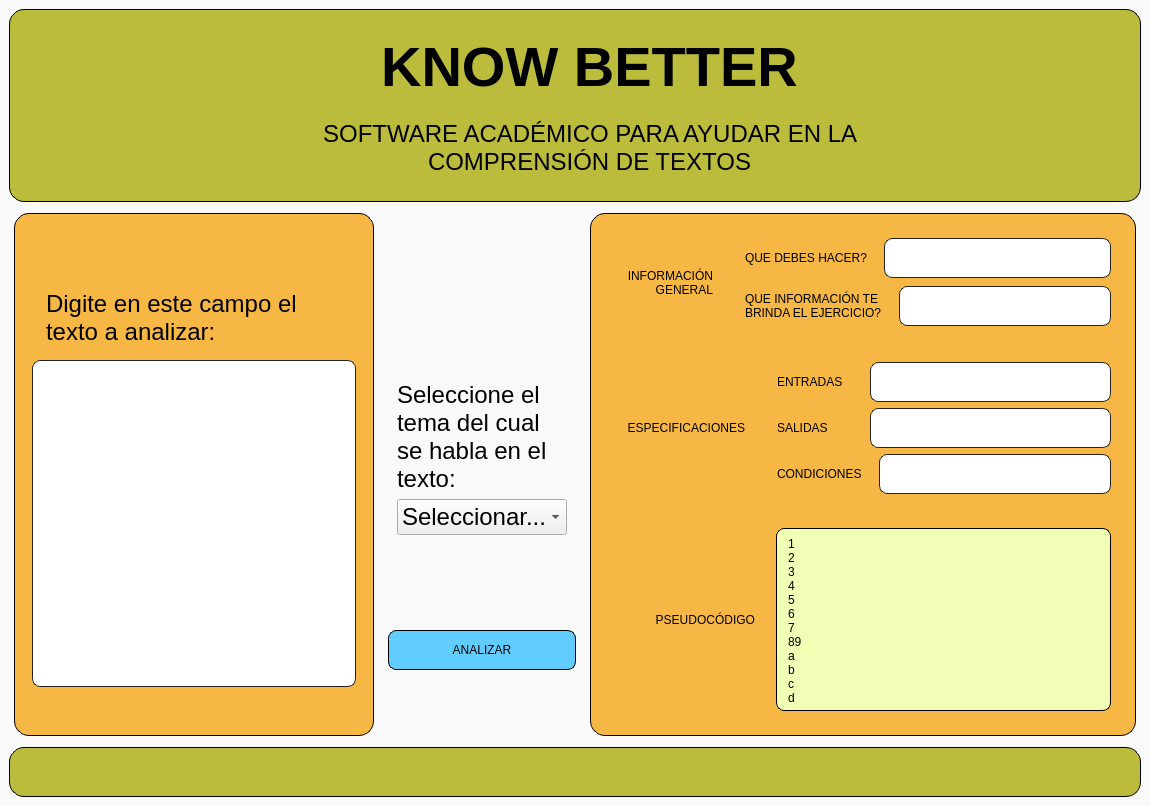
<?xml version="1.0" encoding="UTF-8"?>
<ui version="4.0">
 <class>MainWindow</class>
 <widget class="QMainWindow" name="MainWindow">
  <property name="geometry">
   <rect>
    <x>0</x>
    <y>0</y>
    <width>1150</width>
    <height>806</height>
   </rect>
  </property>
  <property name="minimumSize">
   <size>
    <width>1150</width>
    <height>800</height>
   </size>
  </property>
  <property name="windowTitle">
   <string>MainWindow</string>
  </property>
  <property name="styleSheet">
   <string notr="true">QMainWindow{
	padding: 8px 8px 8px 8px;
	background: #f9f9f9;
}</string>
  </property>
  <widget class="QWidget" name="centralwidget">
   <property name="enabled">
    <bool>true</bool>
   </property>
   <layout class="QVBoxLayout" name="verticalLayout_2">
    <item>
     <widget class="QFrame" name="Header">
      <property name="enabled">
       <bool>true</bool>
      </property>
      <property name="minimumSize">
       <size>
        <width>0</width>
        <height>150</height>
       </size>
      </property>
      <property name="styleSheet">
       <string notr="true">
	padding: 8px 8px 8px 8px;
	background: #bbbc3b;
	border-color: #000000;
	border-width: 1px;
	border-style: solid;
	border-radius: 15px 15px 15px 15px;
</string>
      </property>
      <property name="frameShape">
       <enum>QFrame::StyledPanel</enum>
      </property>
      <property name="frameShadow">
       <enum>QFrame::Raised</enum>
      </property>
      <layout class="QHBoxLayout" name="horizontalLayout_14">
       <item>
        <layout class="QHBoxLayout" name="horizontalLayout_13">
         <item>
          <widget class="QLabel" name="label_16">
           <property name="sizePolicy">
            <sizepolicy hsizetype="Fixed" vsizetype="Fixed">
             <horstretch>0</horstretch>
             <verstretch>0</verstretch>
            </sizepolicy>
           </property>
           <property name="styleSheet">
            <string notr="true">border:0px;</string>
           </property>
           <property name="text">
            <string/>
           </property>
           <property name="pixmap">
            <pixmap resource="logo-header.qrc">:/newPrefix/IMAGES/header-utp-logo.png</pixmap>
           </property>
           <property name="scaledContents">
            <bool>true</bool>
           </property>
           <property name="textInteractionFlags">
            <set>Qt::LinksAccessibleByMouse</set>
           </property>
          </widget>
         </item>
         <item>
          <spacer name="horizontalSpacer">
           <property name="orientation">
            <enum>Qt::Horizontal</enum>
           </property>
           <property name="sizeHint" stdset="0">
            <size>
             <width>40</width>
             <height>20</height>
            </size>
           </property>
          </spacer>
         </item>
         <item>
          <layout class="QVBoxLayout" name="verticalLayout_12">
           <item>
            <widget class="QLabel" name="label_17">
             <property name="font">
              <font>
               <pointsize>42</pointsize>
               <weight>75</weight>
               <bold>true</bold>
              </font>
             </property>
             <property name="styleSheet">
              <string notr="true">border:0px;</string>
             </property>
             <property name="text">
              <string>KNOW BETTER</string>
             </property>
             <property name="alignment">
              <set>Qt::AlignCenter</set>
             </property>
            </widget>
           </item>
           <item>
            <widget class="QLabel" name="label_18">
             <property name="font">
              <font>
               <pointsize>18</pointsize>
               <weight>50</weight>
               <bold>false</bold>
              </font>
             </property>
             <property name="styleSheet">
              <string notr="true">border:0px;</string>
             </property>
             <property name="text">
              <string>SOFTWARE ACADÉMICO PARA AYUDAR EN LA COMPRENSIÓN DE TEXTOS</string>
             </property>
             <property name="alignment">
              <set>Qt::AlignCenter</set>
             </property>
             <property name="wordWrap">
              <bool>true</bool>
             </property>
            </widget>
           </item>
          </layout>
         </item>
         <item>
          <spacer name="horizontalSpacer_2">
           <property name="orientation">
            <enum>Qt::Horizontal</enum>
           </property>
           <property name="sizeHint" stdset="0">
            <size>
             <width>40</width>
             <height>20</height>
            </size>
           </property>
          </spacer>
         </item>
        </layout>
       </item>
      </layout>
     </widget>
    </item>
    <item>
     <widget class="QFrame" name="Body">
      <property name="minimumSize">
       <size>
        <width>0</width>
        <height>520</height>
       </size>
      </property>
      <property name="frameShape">
       <enum>QFrame::NoFrame</enum>
      </property>
      <property name="frameShadow">
       <enum>QFrame::Raised</enum>
      </property>
      <layout class="QHBoxLayout" name="horizontalLayout_3">
       <property name="spacing">
        <number>5</number>
       </property>
       <property name="leftMargin">
        <number>5</number>
       </property>
       <property name="topMargin">
        <number>5</number>
       </property>
       <property name="rightMargin">
        <number>5</number>
       </property>
       <property name="bottomMargin">
        <number>5</number>
       </property>
       <item>
        <widget class="QFrame" name="Input_text_frame">
         <property name="minimumSize">
          <size>
           <width>360</width>
           <height>0</height>
          </size>
         </property>
         <property name="maximumSize">
          <size>
           <width>350</width>
           <height>16777215</height>
          </size>
         </property>
         <property name="styleSheet">
          <string notr="true">
	padding: 8px 8px 8px 8px;
	opacity: 85%;
	background: #f7b744;
	border-color: #000000;
	border-width: 1px;
	border-style: solid;
	border-radius: 15px 15px 15px 15px;
</string>
         </property>
         <property name="frameShape">
          <enum>QFrame::StyledPanel</enum>
         </property>
         <property name="frameShadow">
          <enum>QFrame::Raised</enum>
         </property>
         <layout class="QVBoxLayout" name="verticalLayout_4">
          <property name="topMargin">
           <number>60</number>
          </property>
          <property name="bottomMargin">
           <number>40</number>
          </property>
          <item>
           <widget class="QLabel" name="label">
            <property name="font">
             <font>
              <pointsize>18</pointsize>
              <weight>50</weight>
              <bold>false</bold>
              <kerning>true</kerning>
             </font>
            </property>
            <property name="styleSheet">
             <string notr="true">QLabel {
	border: 0px;
}</string>
            </property>
            <property name="frameShape">
             <enum>QFrame::NoFrame</enum>
            </property>
            <property name="lineWidth">
             <number>0</number>
            </property>
            <property name="text">
             <string>Digite en este campo el texto a analizar:</string>
            </property>
            <property name="wordWrap">
             <bool>true</bool>
            </property>
           </widget>
          </item>
          <item>
           <widget class="QPlainTextEdit" name="plainTextEdit">
            <property name="maximumSize">
             <size>
              <width>410</width>
              <height>16777215</height>
             </size>
            </property>
            <property name="font">
             <font>
              <family>Helvetica</family>
              <pointsize>-1</pointsize>
              <weight>50</weight>
              <bold>false</bold>
             </font>
            </property>
            <property name="styleSheet">
             <string notr="true">QPlainTextEdit{
	padding: 4px 8px 4px 8px;
    background: #ffffff;
    color: #00000;
    border-color: #232323;
    border-width: 1px;
    border-style: solid;
    border-radius: 8px 8px 8px 8px;
    font-family: &quot;Helvetica&quot;;
    font-weight: 400;
    font-size: 14px;
    line-height: 1.3;
    text-align: left;
}</string>
            </property>
            <property name="readOnly">
             <bool>false</bool>
            </property>
            <property name="plainText">
             <string/>
            </property>
            <property name="overwriteMode">
             <bool>false</bool>
            </property>
            <property name="backgroundVisible">
             <bool>true</bool>
            </property>
            <property name="placeholderText">
             <string>Digite el enunciado a ser analizado</string>
            </property>
           </widget>
          </item>
         </layout>
        </widget>
       </item>
       <item>
        <widget class="QFrame" name="Category_and_search">
         <property name="minimumSize">
          <size>
           <width>100</width>
           <height>0</height>
          </size>
         </property>
         <property name="maximumSize">
          <size>
           <width>250</width>
           <height>16777215</height>
          </size>
         </property>
         <property name="frameShape">
          <enum>QFrame::NoFrame</enum>
         </property>
         <property name="frameShadow">
          <enum>QFrame::Raised</enum>
         </property>
         <layout class="QVBoxLayout" name="verticalLayout_5">
          <item>
           <spacer name="verticalSpacer">
            <property name="orientation">
             <enum>Qt::Vertical</enum>
            </property>
            <property name="sizeType">
             <enum>QSizePolicy::Expanding</enum>
            </property>
            <property name="sizeHint" stdset="0">
             <size>
              <width>20</width>
              <height>150</height>
             </size>
            </property>
           </spacer>
          </item>
          <item>
           <widget class="QFrame" name="frame">
            <property name="frameShape">
             <enum>QFrame::NoFrame</enum>
            </property>
            <property name="frameShadow">
             <enum>QFrame::Raised</enum>
            </property>
            <layout class="QVBoxLayout" name="verticalLayout_3">
             <item>
              <widget class="QLabel" name="label_2">
               <property name="enabled">
                <bool>true</bool>
               </property>
               <property name="sizePolicy">
                <sizepolicy hsizetype="Preferred" vsizetype="Expanding">
                 <horstretch>0</horstretch>
                 <verstretch>0</verstretch>
                </sizepolicy>
               </property>
               <property name="minimumSize">
                <size>
                 <width>0</width>
                 <height>10</height>
                </size>
               </property>
               <property name="font">
                <font>
                 <pointsize>18</pointsize>
                </font>
               </property>
               <property name="styleSheet">
                <string notr="true"/>
               </property>
               <property name="text">
                <string>Seleccione el tema del cual se habla en el texto:</string>
               </property>
               <property name="wordWrap">
                <bool>true</bool>
               </property>
               <property name="margin">
                <number>0</number>
               </property>
               <property name="indent">
                <number>0</number>
               </property>
              </widget>
             </item>
             <item>
              <widget class="QComboBox" name="comboBox">
               <property name="sizePolicy">
                <sizepolicy hsizetype="Preferred" vsizetype="Expanding">
                 <horstretch>0</horstretch>
                 <verstretch>0</verstretch>
                </sizepolicy>
               </property>
               <property name="minimumSize">
                <size>
                 <width>0</width>
                 <height>0</height>
                </size>
               </property>
               <property name="font">
                <font>
                 <pointsize>18</pointsize>
                </font>
               </property>
               <property name="styleSheet">
                <string notr="true"/>
               </property>
               <property name="currentIndex">
                <number>0</number>
               </property>
               <property name="maxVisibleItems">
                <number>15</number>
               </property>
               <property name="insertPolicy">
                <enum>QComboBox::InsertAtCurrent</enum>
               </property>
               <item>
                <property name="text">
                 <string>Seleccionar...</string>
                </property>
               </item>
              </widget>
             </item>
            </layout>
           </widget>
          </item>
          <item>
           <spacer name="verticalSpacer_2">
            <property name="orientation">
             <enum>Qt::Vertical</enum>
            </property>
            <property name="sizeType">
             <enum>QSizePolicy::Fixed</enum>
            </property>
            <property name="sizeHint" stdset="0">
             <size>
              <width>20</width>
              <height>80</height>
             </size>
            </property>
           </spacer>
          </item>
          <item>
           <widget class="QPushButton" name="pushButton">
            <property name="minimumSize">
             <size>
              <width>130</width>
              <height>40</height>
             </size>
            </property>
            <property name="styleSheet">
             <string notr="true">QPushButton {
    border: 1px rounded #555;
    border-radius: 8px;
    border-style: outset;
    background: rgb(97, 205, 255);
	padding: 5 px;
    }

QPushButton:hover {
    background: rgba(75, 141, 255, 219)
    }

QPushButton:pressed {
    border-style: inset;
    background: rgb(214, 218, 218)
    }
</string>
            </property>
            <property name="text">
             <string>ANALIZAR</string>
            </property>
           </widget>
          </item>
          <item>
           <spacer name="verticalSpacer_3">
            <property name="orientation">
             <enum>Qt::Vertical</enum>
            </property>
            <property name="sizeHint" stdset="0">
             <size>
              <width>20</width>
              <height>40</height>
             </size>
            </property>
           </spacer>
          </item>
         </layout>
        </widget>
       </item>
       <item>
        <widget class="QFrame" name="Show_analysis_frame">
         <property name="styleSheet">
          <string notr="true">
	padding: 8px 8px 8px 8px;
	opacity: 85%;
	background: #f7b744;
	border-color: #000000;
	border-width: 1px;
	border-style: solid;
	border-radius: 15px 15px 15px 15px;
</string>
         </property>
         <property name="frameShape">
          <enum>QFrame::StyledPanel</enum>
         </property>
         <property name="frameShadow">
          <enum>QFrame::Raised</enum>
         </property>
         <layout class="QVBoxLayout" name="verticalLayout_7">
          <property name="spacing">
           <number>2</number>
          </property>
          <property name="topMargin">
           <number>0</number>
          </property>
          <property name="rightMargin">
           <number>0</number>
          </property>
          <property name="bottomMargin">
           <number>0</number>
          </property>
          <item>
           <widget class="QFrame" name="frame_2">
            <property name="sizePolicy">
             <sizepolicy hsizetype="Preferred" vsizetype="Fixed">
              <horstretch>0</horstretch>
              <verstretch>0</verstretch>
             </sizepolicy>
            </property>
            <property name="maximumSize">
             <size>
              <width>16777215</width>
              <height>135</height>
             </size>
            </property>
            <property name="styleSheet">
             <string notr="true">border: 0px;</string>
            </property>
            <property name="frameShape">
             <enum>QFrame::NoFrame</enum>
            </property>
            <property name="frameShadow">
             <enum>QFrame::Raised</enum>
            </property>
            <layout class="QHBoxLayout" name="horizontalLayout_5">
             <property name="spacing">
              <number>2</number>
             </property>
             <property name="leftMargin">
              <number>0</number>
             </property>
             <property name="topMargin">
              <number>0</number>
             </property>
             <property name="rightMargin">
              <number>0</number>
             </property>
             <property name="bottomMargin">
              <number>0</number>
             </property>
             <item>
              <widget class="QLabel" name="label_3">
               <property name="sizePolicy">
                <sizepolicy hsizetype="Expanding" vsizetype="Preferred">
                 <horstretch>0</horstretch>
                 <verstretch>0</verstretch>
                </sizepolicy>
               </property>
               <property name="maximumSize">
                <size>
                 <width>150</width>
                 <height>55</height>
                </size>
               </property>
               <property name="frameShape">
                <enum>QFrame::Box</enum>
               </property>
               <property name="text">
                <string>INFORMACIÓN GENERAL</string>
               </property>
               <property name="scaledContents">
                <bool>false</bool>
               </property>
               <property name="alignment">
                <set>Qt::AlignRight|Qt::AlignTrailing|Qt::AlignVCenter</set>
               </property>
               <property name="wordWrap">
                <bool>true</bool>
               </property>
              </widget>
             </item>
             <item>
              <widget class="QFrame" name="frame_5">
               <property name="sizePolicy">
                <sizepolicy hsizetype="Expanding" vsizetype="Preferred">
                 <horstretch>0</horstretch>
                 <verstretch>0</verstretch>
                </sizepolicy>
               </property>
               <property name="styleSheet">
                <string notr="true">QPlainTextEdit{
	padding: 4px 8px 4px 8px;
    background: #ffffff;
    color: #00000;
    border-color: #232323;
    border-width: 1px;
    border-style: solid;
    border-radius: 8px 8px 8px 8px;
    font-family: &quot;Helvetica&quot;;
    font-weight: 400;
    font-size: 14px;
    line-height: 1.3;
    text-align: left;
}</string>
               </property>
               <property name="frameShape">
                <enum>QFrame::StyledPanel</enum>
               </property>
               <property name="frameShadow">
                <enum>QFrame::Raised</enum>
               </property>
               <layout class="QVBoxLayout" name="verticalLayout_6">
                <property name="spacing">
                 <number>-1</number>
                </property>
                <property name="leftMargin">
                 <number>0</number>
                </property>
                <property name="topMargin">
                 <number>0</number>
                </property>
                <property name="rightMargin">
                 <number>0</number>
                </property>
                <property name="bottomMargin">
                 <number>0</number>
                </property>
                <item>
                 <layout class="QVBoxLayout" name="verticalLayout">
                  <item>
                   <layout class="QHBoxLayout" name="horizontalLayout_6">
                    <item>
                     <widget class="QLabel" name="label_11">
                      <property name="text">
                       <string>QUE DEBES HACER?</string>
                      </property>
                      <property name="wordWrap">
                       <bool>false</bool>
                      </property>
                     </widget>
                    </item>
                    <item>
                     <widget class="QPlainTextEdit" name="plainTextEdit_3">
                      <property name="sizePolicy">
                       <sizepolicy hsizetype="Expanding" vsizetype="Fixed">
                        <horstretch>0</horstretch>
                        <verstretch>0</verstretch>
                       </sizepolicy>
                      </property>
                      <property name="minimumSize">
                       <size>
                        <width>0</width>
                        <height>40</height>
                       </size>
                      </property>
                      <property name="maximumSize">
                       <size>
                        <width>16777215</width>
                        <height>40</height>
                       </size>
                      </property>
                      <property name="styleSheet">
                       <string notr="true">padding-top: 1px;
padding-bottom: 1px;
padding-right: 15px;


</string>
                      </property>
                      <property name="verticalScrollBarPolicy">
                       <enum>Qt::ScrollBarAlwaysOff</enum>
                      </property>
                      <property name="sizeAdjustPolicy">
                       <enum>QAbstractScrollArea::AdjustToContents</enum>
                      </property>
                      <property name="overwriteMode">
                       <bool>false</bool>
                      </property>
                     </widget>
                    </item>
                   </layout>
                  </item>
                  <item>
                   <layout class="QHBoxLayout" name="horizontalLayout_7">
                    <item>
                     <widget class="QLabel" name="label_12">
                      <property name="text">
                       <string>QUE INFORMACIÓN TE 
BRINDA EL EJERCICIO?</string>
                      </property>
                      <property name="wordWrap">
                       <bool>false</bool>
                      </property>
                     </widget>
                    </item>
                    <item>
                     <widget class="QPlainTextEdit" name="plainTextEdit_4">
                      <property name="sizePolicy">
                       <sizepolicy hsizetype="Expanding" vsizetype="Fixed">
                        <horstretch>0</horstretch>
                        <verstretch>0</verstretch>
                       </sizepolicy>
                      </property>
                      <property name="minimumSize">
                       <size>
                        <width>0</width>
                        <height>40</height>
                       </size>
                      </property>
                      <property name="maximumSize">
                       <size>
                        <width>16777215</width>
                        <height>40</height>
                       </size>
                      </property>
                      <property name="styleSheet">
                       <string notr="true">padding-top: 1px;
padding-bottom: 1px;
padding-right: 15px;


</string>
                      </property>
                      <property name="verticalScrollBarPolicy">
                       <enum>Qt::ScrollBarAlwaysOff</enum>
                      </property>
                     </widget>
                    </item>
                   </layout>
                  </item>
                 </layout>
                </item>
               </layout>
              </widget>
             </item>
            </layout>
           </widget>
          </item>
          <item>
           <widget class="QFrame" name="frame_3">
            <property name="sizePolicy">
             <sizepolicy hsizetype="Expanding" vsizetype="Fixed">
              <horstretch>0</horstretch>
              <verstretch>0</verstretch>
             </sizepolicy>
            </property>
            <property name="maximumSize">
             <size>
              <width>16777215</width>
              <height>185</height>
             </size>
            </property>
            <property name="styleSheet">
             <string notr="true">border: 0px;</string>
            </property>
            <property name="frameShape">
             <enum>QFrame::NoFrame</enum>
            </property>
            <property name="frameShadow">
             <enum>QFrame::Raised</enum>
            </property>
            <layout class="QHBoxLayout" name="horizontalLayout">
             <property name="spacing">
              <number>2</number>
             </property>
             <property name="leftMargin">
              <number>0</number>
             </property>
             <property name="topMargin">
              <number>0</number>
             </property>
             <property name="rightMargin">
              <number>0</number>
             </property>
             <property name="bottomMargin">
              <number>0</number>
             </property>
             <item>
              <widget class="QLabel" name="label_4">
               <property name="sizePolicy">
                <sizepolicy hsizetype="Expanding" vsizetype="Preferred">
                 <horstretch>0</horstretch>
                 <verstretch>0</verstretch>
                </sizepolicy>
               </property>
               <property name="maximumSize">
                <size>
                 <width>150</width>
                 <height>55</height>
                </size>
               </property>
               <property name="text">
                <string>ESPECIFICACIONES</string>
               </property>
               <property name="alignment">
                <set>Qt::AlignRight|Qt::AlignTrailing|Qt::AlignVCenter</set>
               </property>
              </widget>
             </item>
             <item>
              <widget class="QFrame" name="frame_6">
               <property name="styleSheet">
                <string notr="true">QPlainTextEdit{
	padding: 4px 8px 4px 8px;
    background: #ffffff;
    color: #00000;
    border-color: #232323;
    border-width: 1px;
    border-style: solid;
    border-radius: 8px 8px 8px 8px;
    font-family: &quot;Helvetica&quot;;
    font-weight: 400;
    font-size: 14px;
    line-height: 1.3;
    text-align: left;
}</string>
               </property>
               <property name="frameShape">
                <enum>QFrame::StyledPanel</enum>
               </property>
               <property name="frameShadow">
                <enum>QFrame::Raised</enum>
               </property>
               <layout class="QVBoxLayout" name="verticalLayout_9">
                <property name="spacing">
                 <number>-1</number>
                </property>
                <property name="leftMargin">
                 <number>0</number>
                </property>
                <property name="topMargin">
                 <number>0</number>
                </property>
                <property name="rightMargin">
                 <number>0</number>
                </property>
                <property name="bottomMargin">
                 <number>0</number>
                </property>
                <item>
                 <layout class="QVBoxLayout" name="verticalLayout_8">
                  <item>
                   <layout class="QHBoxLayout" name="horizontalLayout_8">
                    <item>
                     <widget class="QLabel" name="label_13">
                      <property name="text">
                       <string>ENTRADAS</string>
                      </property>
                     </widget>
                    </item>
                    <item>
                     <spacer name="horizontalSpacer_3">
                      <property name="orientation">
                       <enum>Qt::Horizontal</enum>
                      </property>
                      <property name="sizeType">
                       <enum>QSizePolicy::Fixed</enum>
                      </property>
                      <property name="sizeHint" stdset="0">
                       <size>
                        <width>10</width>
                        <height>15</height>
                       </size>
                      </property>
                     </spacer>
                    </item>
                    <item>
                     <widget class="QPlainTextEdit" name="plainTextEdit_5">
                      <property name="sizePolicy">
                       <sizepolicy hsizetype="Expanding" vsizetype="Fixed">
                        <horstretch>0</horstretch>
                        <verstretch>0</verstretch>
                       </sizepolicy>
                      </property>
                      <property name="minimumSize">
                       <size>
                        <width>0</width>
                        <height>40</height>
                       </size>
                      </property>
                      <property name="maximumSize">
                       <size>
                        <width>16777215</width>
                        <height>40</height>
                       </size>
                      </property>
                      <property name="styleSheet">
                       <string notr="true">padding-top: 1px;
padding-bottom: 1px;
padding-right: 15px;


</string>
                      </property>
                      <property name="verticalScrollBarPolicy">
                       <enum>Qt::ScrollBarAlwaysOff</enum>
                      </property>
                     </widget>
                    </item>
                   </layout>
                  </item>
                  <item>
                   <layout class="QHBoxLayout" name="horizontalLayout_9">
                    <item>
                     <widget class="QLabel" name="label_14">
                      <property name="text">
                       <string>SALIDAS</string>
                      </property>
                     </widget>
                    </item>
                    <item>
                     <spacer name="horizontalSpacer_4">
                      <property name="orientation">
                       <enum>Qt::Horizontal</enum>
                      </property>
                      <property name="sizeType">
                       <enum>QSizePolicy::Fixed</enum>
                      </property>
                      <property name="sizeHint" stdset="0">
                       <size>
                        <width>25</width>
                        <height>20</height>
                       </size>
                      </property>
                     </spacer>
                    </item>
                    <item>
                     <widget class="QPlainTextEdit" name="plainTextEdit_6">
                      <property name="sizePolicy">
                       <sizepolicy hsizetype="Expanding" vsizetype="Fixed">
                        <horstretch>0</horstretch>
                        <verstretch>0</verstretch>
                       </sizepolicy>
                      </property>
                      <property name="minimumSize">
                       <size>
                        <width>0</width>
                        <height>40</height>
                       </size>
                      </property>
                      <property name="maximumSize">
                       <size>
                        <width>16777215</width>
                        <height>40</height>
                       </size>
                      </property>
                      <property name="styleSheet">
                       <string notr="true">padding-top: 1px;
padding-bottom: 1px;
padding-right: 15px;


</string>
                      </property>
                      <property name="verticalScrollBarPolicy">
                       <enum>Qt::ScrollBarAlwaysOff</enum>
                      </property>
                      <property name="centerOnScroll">
                       <bool>false</bool>
                      </property>
                     </widget>
                    </item>
                   </layout>
                  </item>
                  <item>
                   <layout class="QHBoxLayout" name="horizontalLayout_10">
                    <item>
                     <widget class="QLabel" name="label_15">
                      <property name="text">
                       <string>CONDICIONES</string>
                      </property>
                     </widget>
                    </item>
                    <item>
                     <widget class="QPlainTextEdit" name="plainTextEdit_7">
                      <property name="sizePolicy">
                       <sizepolicy hsizetype="Expanding" vsizetype="Fixed">
                        <horstretch>0</horstretch>
                        <verstretch>0</verstretch>
                       </sizepolicy>
                      </property>
                      <property name="minimumSize">
                       <size>
                        <width>0</width>
                        <height>40</height>
                       </size>
                      </property>
                      <property name="maximumSize">
                       <size>
                        <width>16777215</width>
                        <height>40</height>
                       </size>
                      </property>
                      <property name="styleSheet">
                       <string notr="true">padding-top: 1px;
padding-bottom: 1px;
padding-right: 15px;


</string>
                      </property>
                      <property name="verticalScrollBarPolicy">
                       <enum>Qt::ScrollBarAlwaysOff</enum>
                      </property>
                     </widget>
                    </item>
                   </layout>
                  </item>
                 </layout>
                </item>
               </layout>
              </widget>
             </item>
            </layout>
           </widget>
          </item>
          <item>
           <widget class="QFrame" name="frame_4">
            <property name="sizePolicy">
             <sizepolicy hsizetype="Expanding" vsizetype="Preferred">
              <horstretch>0</horstretch>
              <verstretch>0</verstretch>
             </sizepolicy>
            </property>
            <property name="styleSheet">
             <string notr="true">border: 0px;</string>
            </property>
            <property name="frameShape">
             <enum>QFrame::NoFrame</enum>
            </property>
            <property name="frameShadow">
             <enum>QFrame::Raised</enum>
            </property>
            <layout class="QHBoxLayout" name="horizontalLayout_4">
             <property name="spacing">
              <number>2</number>
             </property>
             <property name="leftMargin">
              <number>0</number>
             </property>
             <property name="topMargin">
              <number>0</number>
             </property>
             <property name="rightMargin">
              <number>0</number>
             </property>
             <property name="bottomMargin">
              <number>0</number>
             </property>
             <item>
              <widget class="QLabel" name="label_5">
               <property name="sizePolicy">
                <sizepolicy hsizetype="Expanding" vsizetype="Preferred">
                 <horstretch>0</horstretch>
                 <verstretch>0</verstretch>
                </sizepolicy>
               </property>
               <property name="maximumSize">
                <size>
                 <width>150</width>
                 <height>55</height>
                </size>
               </property>
               <property name="text">
                <string>PSEUDOCÓDIGO</string>
               </property>
               <property name="alignment">
                <set>Qt::AlignRight|Qt::AlignTrailing|Qt::AlignVCenter</set>
               </property>
              </widget>
             </item>
             <item>
              <widget class="QFrame" name="frame_7">
               <property name="frameShape">
                <enum>QFrame::StyledPanel</enum>
               </property>
               <property name="frameShadow">
                <enum>QFrame::Raised</enum>
               </property>
               <layout class="QVBoxLayout" name="verticalLayout_11">
                <property name="leftMargin">
                 <number>0</number>
                </property>
                <property name="topMargin">
                 <number>0</number>
                </property>
                <property name="rightMargin">
                 <number>0</number>
                </property>
                <property name="bottomMargin">
                 <number>0</number>
                </property>
                <item>
                 <widget class="QListWidget" name="listWidget">
                  <property name="styleSheet">
                   <string notr="true">QListWidget
{
border : 1px solid black;
border-radius: 8px;
background : rgb(241, 255, 182);
}

 QListWidget::item:selected
{
border : 1px solid black;
border-radius: 8px;
background : rgb(224, 90, 84);
}</string>
                  </property>
                  <property name="verticalScrollBarPolicy">
                   <enum>Qt::ScrollBarAlwaysOff</enum>
                  </property>
                  <property name="sizeAdjustPolicy">
                   <enum>QAbstractScrollArea::AdjustToContents</enum>
                  </property>
                  <property name="isWrapping" stdset="0">
                   <bool>false</bool>
                  </property>
                  <property name="resizeMode">
                   <enum>QListView::Adjust</enum>
                  </property>
                  <property name="spacing">
                   <number>2</number>
                  </property>
                  <property name="viewMode">
                   <enum>QListView::ListMode</enum>
                  </property>
                  <property name="uniformItemSizes">
                   <bool>false</bool>
                  </property>
                  <property name="wordWrap">
                   <bool>true</bool>
                  </property>
                  <property name="sortingEnabled">
                   <bool>true</bool>
                  </property>
                  <item>
                   <property name="text">
                    <string>1</string>
                   </property>
                  </item>
                  <item>
                   <property name="text">
                    <string>2</string>
                   </property>
                  </item>
                  <item>
                   <property name="text">
                    <string>3</string>
                   </property>
                  </item>
                  <item>
                   <property name="text">
                    <string>4</string>
                   </property>
                  </item>
                  <item>
                   <property name="text">
                    <string>5</string>
                   </property>
                  </item>
                  <item>
                   <property name="text">
                    <string>6</string>
                   </property>
                  </item>
                  <item>
                   <property name="text">
                    <string>7</string>
                   </property>
                  </item>
                  <item>
                   <property name="text">
                    <string>89</string>
                   </property>
                  </item>
                  <item>
                   <property name="text">
                    <string>a</string>
                   </property>
                  </item>
                  <item>
                   <property name="text">
                    <string>b</string>
                   </property>
                  </item>
                  <item>
                   <property name="text">
                    <string>c</string>
                   </property>
                  </item>
                  <item>
                   <property name="text">
                    <string>d</string>
                   </property>
                  </item>
                  <item>
                   <property name="text">
                    <string>e</string>
                   </property>
                  </item>
                  <item>
                   <property name="text">
                    <string>f</string>
                   </property>
                  </item>
                  <item>
                   <property name="text">
                    <string>h</string>
                   </property>
                  </item>
                  <item>
                   <property name="text">
                    <string>k</string>
                   </property>
                  </item>
                  <item>
                   <property name="text">
                    <string>l</string>
                   </property>
                  </item>
                  <item>
                   <property name="text">
                    <string>PASO 1: ....</string>
                   </property>
                   <property name="font">
                    <font>
                     <pointsize>14</pointsize>
                    </font>
                   </property>
                   <property name="background">
                    <brush brushstyle="NoBrush">
                     <color alpha="255">
                      <red>212</red>
                      <green>248</green>
                      <blue>255</blue>
                     </color>
                    </brush>
                   </property>
                  </item>
                  <item>
                   <property name="text">
                    <string>PASO 2: .....</string>
                   </property>
                   <property name="font">
                    <font>
                     <pointsize>14</pointsize>
                    </font>
                   </property>
                   <property name="background">
                    <brush brushstyle="NoBrush">
                     <color alpha="255">
                      <red>212</red>
                      <green>248</green>
                      <blue>255</blue>
                     </color>
                    </brush>
                   </property>
                  </item>
                  <item>
                   <property name="text">
                    <string>PASO 3: ...</string>
                   </property>
                   <property name="font">
                    <font>
                     <pointsize>14</pointsize>
                    </font>
                   </property>
                  </item>
                  <item>
                   <property name="text">
                    <string>s</string>
                   </property>
                  </item>
                  <item>
                   <property name="text">
                    <string>v</string>
                   </property>
                  </item>
                  <item>
                   <property name="text">
                    <string>w</string>
                   </property>
                  </item>
                  <item>
                   <property name="text">
                    <string>y</string>
                   </property>
                  </item>
                  <item>
                   <property name="text">
                    <string>z</string>
                   </property>
                  </item>
                 </widget>
                </item>
               </layout>
              </widget>
             </item>
            </layout>
           </widget>
          </item>
         </layout>
        </widget>
       </item>
      </layout>
     </widget>
    </item>
    <item>
     <widget class="QFrame" name="Footer">
      <property name="minimumSize">
       <size>
        <width>0</width>
        <height>50</height>
       </size>
      </property>
      <property name="styleSheet">
       <string notr="true">QFrame{

	padding: 8px 8px 8px 8px;
	background: #bbbc3b;
	border-color: #000000;
	border-width: 1px;
	border-style: solid;
	border-radius: 15px 15px 15px 15px;

}</string>
      </property>
      <property name="frameShape">
       <enum>QFrame::StyledPanel</enum>
      </property>
      <property name="frameShadow">
       <enum>QFrame::Raised</enum>
      </property>
      <layout class="QHBoxLayout" name="horizontalLayout_2"/>
     </widget>
    </item>
   </layout>
  </widget>
 </widget>
 <resources>
  <include location="logo-header.qrc"/>
 </resources>
 <connections/>
</ui>
